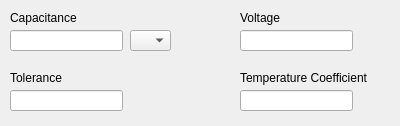
<?xml version="1.0" encoding="UTF-8"?>
<ui version="4.0">
 <class>capacitor_page</class>
 <widget class="QDialog" name="capacitor_page">
  <property name="geometry">
   <rect>
    <x>0</x>
    <y>0</y>
    <width>400</width>
    <height>126</height>
   </rect>
  </property>
  <property name="windowTitle">
   <string>Dialog</string>
  </property>
  <widget class="QLabel" name="lbl_capacitance">
   <property name="geometry">
    <rect>
     <x>10</x>
     <y>10</y>
     <width>111</width>
     <height>16</height>
    </rect>
   </property>
   <property name="text">
    <string>Capacitance</string>
   </property>
  </widget>
  <widget class="QLabel" name="lbl_tolerance">
   <property name="geometry">
    <rect>
     <x>10</x>
     <y>70</y>
     <width>121</width>
     <height>16</height>
    </rect>
   </property>
   <property name="text">
    <string>Tolerance</string>
   </property>
  </widget>
  <widget class="QLabel" name="lbl_voltage">
   <property name="geometry">
    <rect>
     <x>240</x>
     <y>10</y>
     <width>111</width>
     <height>16</height>
    </rect>
   </property>
   <property name="text">
    <string>Voltage</string>
   </property>
  </widget>
  <widget class="QLabel" name="lbl_tempco">
   <property name="geometry">
    <rect>
     <x>240</x>
     <y>70</y>
     <width>131</width>
     <height>16</height>
    </rect>
   </property>
   <property name="text">
    <string>Temperature Coefficient</string>
   </property>
  </widget>
  <widget class="QLineEdit" name="box_capacitance">
   <property name="geometry">
    <rect>
     <x>10</x>
     <y>30</y>
     <width>113</width>
     <height>21</height>
    </rect>
   </property>
  </widget>
  <widget class="QComboBox" name="cmb_units">
   <property name="geometry">
    <rect>
     <x>130</x>
     <y>30</y>
     <width>41</width>
     <height>21</height>
    </rect>
   </property>
  </widget>
  <widget class="QLineEdit" name="box_tolerance">
   <property name="geometry">
    <rect>
     <x>10</x>
     <y>90</y>
     <width>113</width>
     <height>21</height>
    </rect>
   </property>
  </widget>
  <widget class="QLineEdit" name="box_voltage">
   <property name="geometry">
    <rect>
     <x>240</x>
     <y>30</y>
     <width>113</width>
     <height>21</height>
    </rect>
   </property>
  </widget>
  <widget class="QLineEdit" name="box_tempco">
   <property name="geometry">
    <rect>
     <x>240</x>
     <y>90</y>
     <width>113</width>
     <height>21</height>
    </rect>
   </property>
  </widget>
 </widget>
 <resources/>
 <connections/>
</ui>
